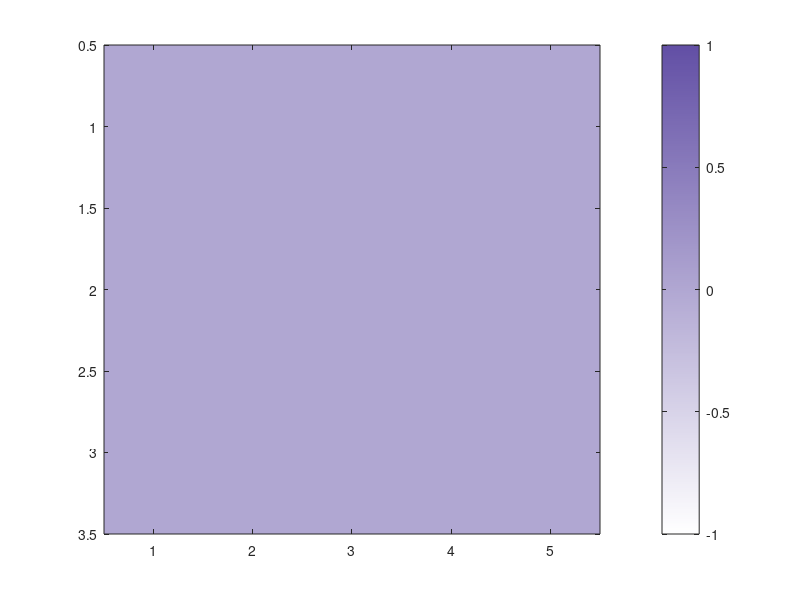

Source code (MATLAB): (Note: this script raises an error after producing the figure.)
function kl_matrix = simple_column3_kl()
%==========================================================================
% Compute KL divergence for column 3 (TRA as data source) across hE values
% Supports folders named with either ',' or ';' as delimiter after hE=*
%==========================================================================

hE_values = [2, 3, 4, 5, 6];
models = {'Full', 'ORA', 'TRA'};
kl_matrix = zeros(3, 5); % [model, hE]

fprintf('Computing KL divergence for column 3...\n');

for hE_idx = 1:5
    hE = hE_values(hE_idx);

    % Check for both folder name formats
    dir_comma = sprintf('hE=%d, B pruned', hE);
    dir_semicolon = sprintf('hE=%d; B pruned', hE);

    if exist(dir_comma, 'dir')
        dir_name = dir_comma;
    elseif exist(dir_semicolon, 'dir')
        dir_name = dir_semicolon;
    else
        fprintf('  No folder found for hE=%d\n', hE);
        continue;
    end

    fprintf('Processing hE=%d in %s\n', hE, dir_name);
    subject_kls = nan(3, 20); % [model, subject]

    for subject = 1:20
        subject_folder = sprintf('subject_%d', subject); % use subject_%02d if folders are zero-padded
        file_path = fullfile(dir_name, subject_folder, 'derivatives', 'DCMij.mat');
        fprintf('  Trying path: %s\n', file_path);

        if ~exist(file_path, 'file')
            fprintf('  Missing file: %s\n', file_path);
            continue;
        end

        data = load(file_path);
        if ~isfield(data, 'DCMij') || isempty(data.DCMij)
            fprintf('  Empty or missing DCMij for subject %d\n', subject);
            continue;
        end

        DCMij = data.DCMij;
        data_source = 3;  % TRA

        for fitted_model = 1:3
            if fitted_model == data_source
                subject_kls(fitted_model, subject) = 0;
            else
                DCM_true = DCMij{data_source, data_source};
                DCM_fitted = DCMij{fitted_model, data_source};

                if isempty(DCM_true) || isempty(DCM_fitted)
                    fprintf('  Empty DCM entries for subject %d\n', subject);
                    continue;
                end

                try
                    kl_val = robust_kl_fixed(DCM_true, DCM_fitted);
                    subject_kls(fitted_model, subject) = kl_val;
                    fprintf('  Subject %d: KL[TRA||%s_fit] = %.4f\n', subject, models{fitted_model}, kl_val);
                catch ME
                    fprintf('  Error in KL computation for subject %d: %s\n', subject, ME.message);
                end
            end
        end
    end

    kl_matrix(:, hE_idx) = mean(subject_kls, 2, 'omitnan');
end

fprintf('\nKL Divergence Matrix (Column 3: TRA as data source)\n');
fprintf('         hE=2    hE=3    hE=4    hE=5    hE=6\n');
for model = 1:3
    fprintf('%s   ', models{model});
    for hE_idx = 1:5
        fprintf('%7.3f ', kl_matrix(model, hE_idx));
    end
    fprintf('\n');
end

fprintf('\nDone.\n');
visualise_kl_matrix(kl_matrix, {'Full', 'ORA', 'TRA'}, [2,3,4,5,6]);
end

function kl_div = robust_kl_fixed(DCM_j, DCM_i)
kl_total = 0;
n_conditions = min(length(DCM_j.H), length(DCM_i.H));

if n_conditions == 0
    kl_div = NaN;
    return;
end

for cond = 1:n_conditions
    if isempty(DCM_j.H{cond}) || isempty(DCM_i.H{cond})
        continue;
    end

    pred_j = DCM_j.H{cond};
    pred_i = DCM_i.H{cond};
    res_j = DCM_j.R{cond};
    res_i = DCM_i.R{cond};

    res_j_norm = res_j ./ (std(res_j(:)) + 1e-6);
    res_i_norm = res_i ./ (std(res_i(:)) + 1e-6);

    mu_j = mean(pred_j, 1)';
    mu_i = mean(pred_i, 1)';
    pred_scale = max(std(pred_j(:)), std(pred_i(:)));
    mu_j = mu_j / pred_scale;
    mu_i = mu_i / pred_scale;

    n_channels = size(res_j, 2);
    reg_factor = 0.01;

    Sigma_j = cov(res_j_norm) + eye(n_channels) * reg_factor;
    Sigma_i = cov(res_i_norm) + eye(n_channels) * reg_factor;

    kl_cond = simplified_kl(mu_j, Sigma_j, mu_i, Sigma_i);

    if isfinite(kl_cond) && kl_cond >= 0 && kl_cond < 20
        kl_total = kl_total + kl_cond;
    else
        fallback = 0.5 * norm(mu_j - mu_i)^2;
        kl_total = kl_total + min(fallback, 10);
    end
end

kl_div = kl_total / n_conditions;
end

function kl_div = simplified_kl(mu1, Sigma1, mu2, Sigma2)
k = length(mu1);

try
    if cond(Sigma1) > 1e8 || cond(Sigma2) > 1e8
        error('Ill-conditioned');
    end

    [V1, D1] = eig(Sigma1); d1 = max(diag(D1), 1e-6);
    [V2, D2] = eig(Sigma2); d2 = max(diag(D2), 1e-6);

    Sigma1_clean = V1 * diag(d1) * V1';
    Sigma2_clean = V2 * diag(d2) * V2';

    mu_diff = mu2 - mu1;
    Sigma2_inv_mu_diff = Sigma2_clean \ mu_diff;

    term1 = trace(Sigma2_clean \ Sigma1_clean);
    term2 = mu_diff' * Sigma2_inv_mu_diff;
    term3 = sum(log(d2)) - sum(log(d1));

    kl_div = 0.5 * (term1 + term2 - k + term3);
    kl_div = max(0, kl_div);
catch
    kl_div = 0.5 * (norm(mu1 - mu2)^2 + norm(Sigma1 - Sigma2, 'fro'));
end
end

function visualise_kl_matrix(kl_matrix, model_labels, hE_values)
%==========================================================================
% Visualize and save KL matrix as labeled heatmap
%==========================================================================

figure('Position', [200, 200, 600, 450]);
imagesc(kl_matrix);

% Create white-to-violet colormap
violet = [0.384, 0.310, 0.647];
white = [1, 1, 1];
n_colors = 256;
cmap = zeros(n_colors, 3);
for i = 1:n_colors
    w = (i-1)/(n_colors-1);
    cmap(i,:) = white * (1-w) + violet * w;
end
colormap(cmap);

colorbar;
caxis([0, max(kl_matrix(:), [], 'omitnan')]);
title('KL Divergence: TRA as Data Source', 'FontSize', 13, 'FontWeight', 'bold');
xlabel('hE Value', 'FontSize', 12);
ylabel('Fitted Model', 'FontSize', 12);

set(gca, 'XTick', 1:length(hE_values), 'XTickLabel', ...
    arrayfun(@(x) sprintf('hE=%d', x), hE_values, 'UniformOutput', false));
set(gca, 'YTick', 1:3, 'YTickLabel', model_labels);
axis tight;
axis square;

% Text overlay
for i = 1:size(kl_matrix,1)
    for j = 1:size(kl_matrix,2)
        val = kl_matrix(i,j);
        if ~isnan(val)
            text(j, i, sprintf('%.2f', val), ...
                'HorizontalAlignment', 'center', ...
                'VerticalAlignment', 'middle', ...
                'FontSize', 11, ...
                'FontWeight', 'bold', ...
                'Color', 'white');
        end
    end
end

% Save as JPG
saveas(gcf, 'kl_matrix_column3.jpg');
fprintf('KL matrix figure saved as kl_matrix_column3.jpg\n');
end
